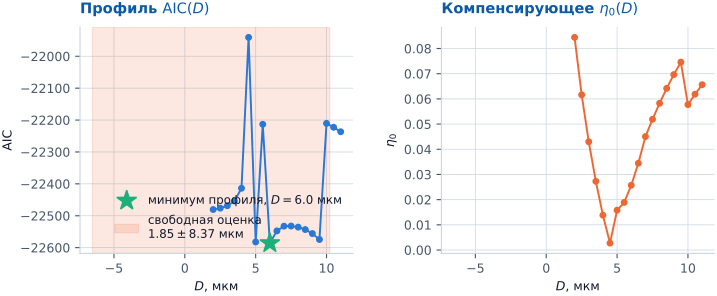

Here is the Python script that generated this plot:
# -*- coding: utf-8 -*-
"""Рис. 9.1 -- профиль AIC(D) и компенсирующее движение eta0(D).

ВИЗУАЛИЗАЦИЯ УЖЕ ПОСЧИТАННЫХ ЧИСЕЛ (не новый расчёт): оба ряда читаются из
готового артефакта профильного правдоподобия
research/results/identifiability/identifiability.json, поле profile_Dscan
(на каждом шаге сетки по D остальные параметры, включая eta0, уже
переоптимизированы -- это тот же расчёт, что использован в §7 для другой
иллюстрации, здесь -- другая проекция тех же чисел: D против eta0).
"""

import json
import sys
from pathlib import Path

REPO = Path(__file__).resolve().parents[4]
sys.path.insert(0, str(REPO))

import numpy as np

import pstyle as ps
import matplotlib.pyplot as plt

ART = REPO / "research" / "results" / "identifiability" / "identifiability.json"
d = json.loads(ART.read_text(encoding="utf-8"))
scan = d["profile_Dscan"]
D = np.array([p["D_um"] for p in scan])
aic = np.array([p["aic"] for p in scan])
eta0 = np.array([p["eta0"] for p in scan])
free_D = d["free_fit"]["D_um"]
free_D_err = d["free_fit"]["D_um_stderr"]

fig, (axA, axE) = plt.subplots(1, 2, figsize=(7.4, 3.2), sharex=True)

i_best = int(np.argmin(aic))
axA.plot(D, aic, "-o", color=ps.S1, ms=4, lw=1.4)
axA.plot([D[i_best]], [aic[i_best]], "*", color=ps.S3, ms=15, zorder=5,
         label=f"минимум профиля, $D={D[i_best]:.1f}$ мкм")
axA.axvspan(free_D - free_D_err, free_D + free_D_err, color=ps.S2, alpha=0.15,
            label=f"свободная оценка\n${free_D:.2f}\\pm{free_D_err:.2f}$ мкм")
ps.finish(axA, title=r"Профиль $\mathrm{AIC}(D)$", xlabel=r"$D$, мкм", ylabel="AIC",
          legend="lower right")

axE.plot(D, eta0, "-o", color=ps.S2, ms=4, lw=1.4)
ps.finish(axE, title=r"Компенсирующее $\eta_0(D)$", xlabel=r"$D$, мкм", ylabel=r"$\eta_0$")

fig.tight_layout(w_pad=2.6)
ps.save(fig, "fig09_profile")
